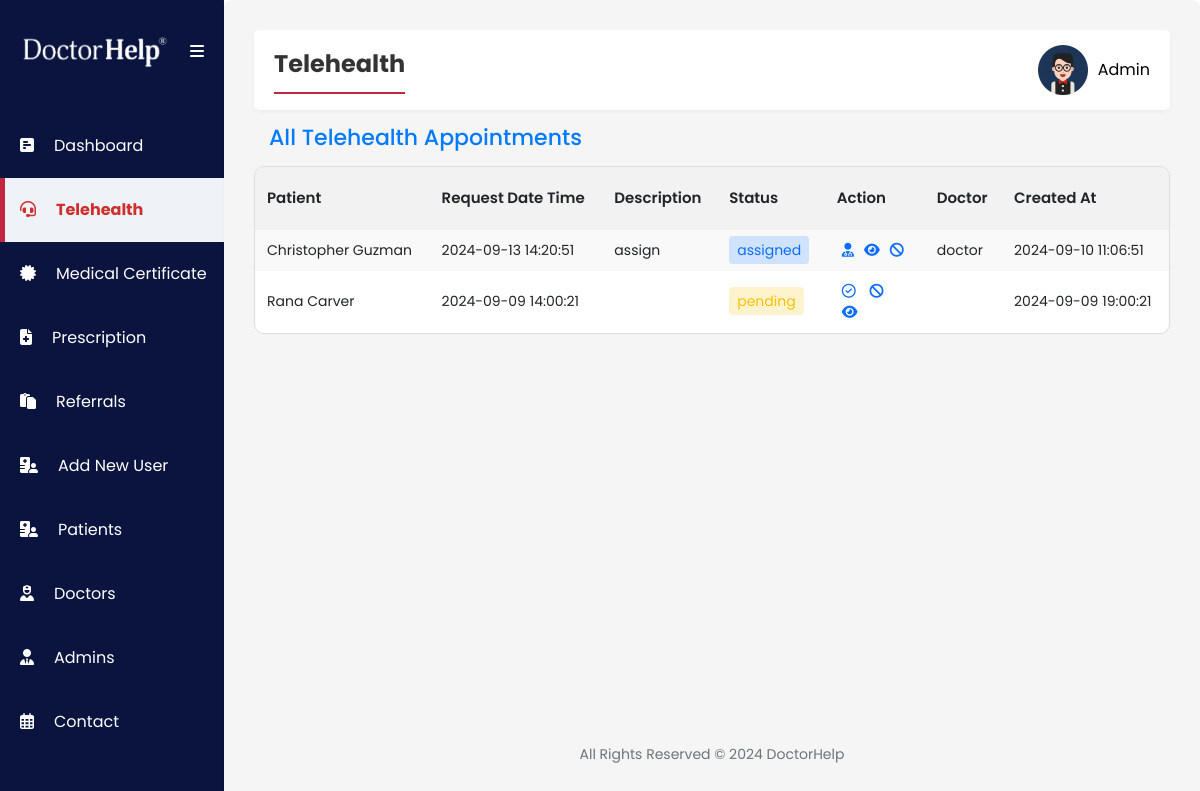
/admin/telehealth.php (signed in), run on the app's committed database.
### tables this page shows
CREATE TABLE `appointments` (
  `id` int(11) NOT NULL,
  `patient_id` int(11) DEFAULT NULL,
  `doctor_id` int(11) DEFAULT NULL,
  `description` text NOT NULL,
  `status` enum('pending','approved','assigned','disapproved') DEFAULT 'pending',
  `video_link` varchar(255) DEFAULT NULL,
  `prescription` text DEFAULT NULL,
  `request_date_time` timestamp NOT NULL DEFAULT current_timestamp() ON UPDATE current_timestamp(),
  `created_date` datetime NOT NULL DEFAULT current_timestamp(),
  `signature` varchar(255) NOT NULL,
  `medicare_number` varchar(255) NOT NULL DEFAULT 'Not provided',
  `medicare_expiration_date` varchar(255) NOT NULL,
  `payment` text NOT NULL,
  `title` text NOT NULL,
  `name` text NOT NULL,
  `gender` text NOT NULL,
  `email` text NOT NULL,
  `phone` text NOT NULL,
  `dob` text NOT NULL,
  `address` text NOT NULL,
  `card_number` int(11) NOT NULL,
  `security_code` int(11) NOT NULL,
  `expiration_date` text NOT NULL,
  `country` text NOT NULL,
  `appointment_type` text NOT NULL,
  `appointment_day` varchar(255) NOT NULL,
  `appointment_time` varchar(255) NOT NULL,
  `created_date_2` date DEFAULT NULL,
  `notes` text NOT NULL,
  `referral_comment` text NOT NULL,
  `addressee_fname` text NOT NULL,
  `addressee_address` text NOT NULL,
  `addressee_phone` text NOT NULL,
  `provider_number` text NOT NULL,
  `tests_required` text NOT NULL,
  `clinic_notes` text NOT NULL,
  `city_code` varchar(60) DEFAULT NULL,
  `postcode` varchar(20) DEFAULT NULL,
  `state_code` varchar(20) DEFAULT NULL,
  `area_timeZone` varchar(60) DEFAULT NULL
);

CREATE TABLE `doctor` (
  `id` int(11) NOT NULL,
  `email` varchar(255) NOT NULL,
  `username` varchar(50) NOT NULL,
  `doctor_name` text NOT NULL,
  `password` varchar(50) NOT NULL,
  `hpassword` varchar(255) NOT NULL,
  `profile_picture` varchar(255) NOT NULL DEFAULT 'default.png',
  `signature` varchar(255) NOT NULL DEFAULT 'signature.png',
  `aphra` varchar(100) DEFAULT NULL
);

### admin/telehealth.php (the view, shortened to what this page needs)
<?php
include '../include/config.php';
$query = "SELECT appointments.id,
                 IFNULL(patient.username, 'No Patient') AS patient_name,
                 appointments.description,
                 appointments.name,
                 appointments.status,
                 appointments.request_date_time,
                 appointments.created_date,
                 appointments.video_link,
                 appointments.prescription,
                 doctor.username AS doctor_name
          FROM appointments
          LEFT JOIN patient ON appointments.patient_id = patient.id
          LEFT JOIN doctor ON appointments.doctor_id = doctor.id
          ORDER BY appointments.created_date DESC";
$result = $conn->query($query);
?>
<!DOCTYPE html>
<html lang="en">
<head>
    <link rel="stylesheet" href="assets/styles.css">
</head>
<body>
    <?php include("include/sidebar.php"); ?>
    <div class="second-section">
        <section>
            <div class="navbar">
                <div class="page-title">
                    <span>Telehealth</span>
                </div>
                <?php include("include/navbar.php"); ?>
            </div>
            <div class="table-responsive">
                <h2 class="page-header">All Telehealth Appointments</h2>
                <table>
                    <thead>
                        <tr>
                            <th>Patient</th>
                            <th class='hide-on-small'>Request Date Time</th>
                            <th class='hide-on-small'>Description</th>
                            <th class='hide-on-small'>Status</th>
                            <th class='hide-on-small' style='width:100px'>Action</th>
                            <th class='hide-on-small'>Doctor</th>
                            <th class='hide-on-small'>Created At</th>
                        </tr>
                    </thead>
                    <tbody>
                        <?php
                        if ($result->num_rows > 0) {
                            while ($row = $result->fetch_assoc()) {
                                $id = htmlspecialchars($row['id']);
                                $patient_name = htmlspecialchars($row['name']);
                                $request_date_time = htmlspecialchars($row['request_date_time']);
                                $description = htmlspecialchars($row['description']);
                                $status = htmlspecialchars($row['status']);
                                $doctor_name = htmlspecialchars($row['doctor_name']);
                                $created_date = htmlspecialchars($row['created_date']);
                                $statusClasses = [
                                    'pending' => 'text-warning bg-warning-subtle',
                                    'assigned' => 'text-primary bg-primary-subtle ',
                                    'approved' => 'text-success bg-success-subtle ',
                                    'disapproved' => 'text-danger bg-danger-subtle'
                                ];
                                $defaultClass = 'bg-secondary text-white';
                                $statusClass = isset($statusClasses[strtolower($status)]) ? $statusClasses[strtolower($status)] : $defaultClass;
                                echo "<tr>";
                                echo "<td>{$patient_name}</td>";
                                echo "<td class='hide-on-small'>{$request_date_time}</td>";
                                echo "<td class='hide-on-small'>{$description}</td>";
                                echo "<td class='hide-on-small'><span class='px-2 py-1 rounded-1 {$statusClass}'>{$status}</span></td>";
                                echo "<td class='hide-on-small'>";
                                if ($status == 'pending') {
                                    echo "<a href='include/telehealth_status.php?id={$id}&status=approved'><i class='fa-regular fa-circle-check'></i></a> ";
                                    echo "<a href='include/telehealth_status.php?id={$id}&status=disapproved'><i class='fa-solid fa-ban'></i></a> ";
                                    echo "<a href='telehealth_view.php?id={$id}'><i class='fa-solid fa-eye'></i></a>";
                                } elseif ($status == 'approved') {
                                    echo "<a href='telehealth_assign_doctor.php?id={$id}'><i class='fa-solid fa-user-doctor'></i></a>";
                                    echo "<a href='telehealth_view.php?id={$id}'><i class='fa-solid fa-eye'></i></a>";
                                    echo "<a href='include/telehealth_status.php?id={$id}&status=disapproved'><i class='fa-solid fa-ban'></i></a>";
                                } elseif ($status == 'assigned') {
                                    echo "<a href='telehealth_assign_doctor.php?id={$id}'><i class='fa-solid fa-user-doctor'></i></a>";
                                    echo "<a href='telehealth_view.php?id={$id}'><i class='fa-solid fa-eye'></i></a>";
                                    echo "<a href='include/telehealth_status.php?id={$id}&status=disapproved'><i class='fa-solid fa-ban'></i></a>";
                                } else {
                                    echo "<a href='telehealth_view.php?id={$id}'><i class='fa-solid fa-eye'></i></a>";
                                    echo "<a href='include/telehealth_status.php?id={$id}&status=approved'><i class='fa-regular fa-circle-check'></i></a> ";
                                }
                                echo "</td>";
                                echo "<td class='hide-on-small'>{$doctor_name}</td>";
                                echo "<td class='hide-on-small'>{$created_date}</td>";
                                echo "</tr>";
                            }
                        } else {
                            echo "<tr><td colspan='8'>No telehealth appointments found.</td></tr>";
                        }
                        ?>
                    </tbody>
                </table>
            </div>
        </section>
        <?php include("include/footer.php"); ?>
    </div>
</body>
</html>

### admin/include/navbar.php (shortened to what this page needs)
<?php
$username = $_SESSION['username'];
$sql_query = "SELECT * FROM admin WHERE username='$username'";
$query_result = $conn->query($sql_query);
if ($query_result->num_rows > 0) {
    $user = $query_result->fetch_assoc();
} else {
    echo "User not found.";
    exit();
}
?>
<div class="navbar-title">
    <span onclick="toggleDropdown()">
        <img src="assets/img/<?php
        echo $user['profile_picture'];
        ?>" alt="Profile Picture" class="navbar-img">
        <button class="navbar-profile">
            <?php echo htmlspecialchars($username); ?>
        </button>
    </span>
</div>

### admin/assets/styles.css (style rules this page uses)
:root { --skyblue-bg: #eff3f7; --white-color: #fff; --sidebar-color: #0a143f; --blue-text-icon: linear-gradient( 270deg, #c3263f 0%, #c3263f 25%, #9c2941 75% ); --hover-blue-text-icon: #c3263f; --sidebar-hover: #e0e3ff; --card-header: #e0e3ff; --body-color: #212529; --sidebar-font: #ffffff; --footer-text: #6c757d; --date-time: #0099fb; --date-time-bg: #ccebfe; --mehron: #cf2e2e; --shadow: 0 2px 5px rgba(0, 0, 0, 0.04); }
* { box-sizing: border-box; margin: 0; padding: 0; }
body { font-family: Poppins, Helvetica, sans-serif; overflow-x: hidden; }
.navbar { background-color: var(--white-color); color: var(--body-color); display: flex; justify-content: space-between; align-items: center; padding: 15px 20px; gap: 20px; width: -webkit-fill-available; box-shadow: var(--shadow); border-radius: 5px; }
.navbar-img { width: 50px; }
.page-title { border-bottom: 2px solid var(--hover-blue-text-icon); justify-content: start; padding-bottom: 10px; }
.navbar-title { font-size: 1.5rem; position: relative; display: inline-block; }
.navbar-title span { display: flex; align-items: center; column-gap: 10px; font-size: 20px; cursor: pointer; }
.navbar-title span .navbar-profile { border: none; background-color: transparent; font-size: 16px; text-transform: capitalize; }
table { width: 100%; border-collapse: separate; border-spacing: 0; border: 1px solid #ddd; border-radius: 10px; overflow: hidden; text-align: left; }
tbody a { padding: 0 5px; }
th { font-size: 15px; font-weight: 600; padding: 20px 12px; }
td { font-size: 14px; padding: 10px 12px; }
thead { background-color: #f2f2f2; border-bottom: 1px solid #ddd; }
tbody tr { border-top: 1px solid #ddd; }
tbody tr:nth-child(odd) { background-color: #f9f9f9; }
tbody tr:nth-child(even) { background-color: #ffffff; }
::placeholder { color: #777777; text-transform: capitalize; }
.second-section { padding: 30px; width: 100%; background-color: #f5f5f5; border-radius: 8px; box-shadow: var(--shadow); display: flex; flex-direction: column; justify-content: space-between; }
.page-title span { font-size: 24px; font-weight: bold; color: #333; }
h2.page-header { margin: 15px; font-size: 22px; color: #007bff; }

### data on the page
appointments: name "Christopher Guzman", request_date_time "2024-09-13 14:20:51", description "assign", status "assigned", doctor.username "doctor", created_date "2024-09-10 11:06:51"
appointments: name "Rana Carver", request_date_time "2024-09-09 14:00:21", status "pending", created_date "2024-09-09 19:00:21"

### other printed values
$username "Admin"
